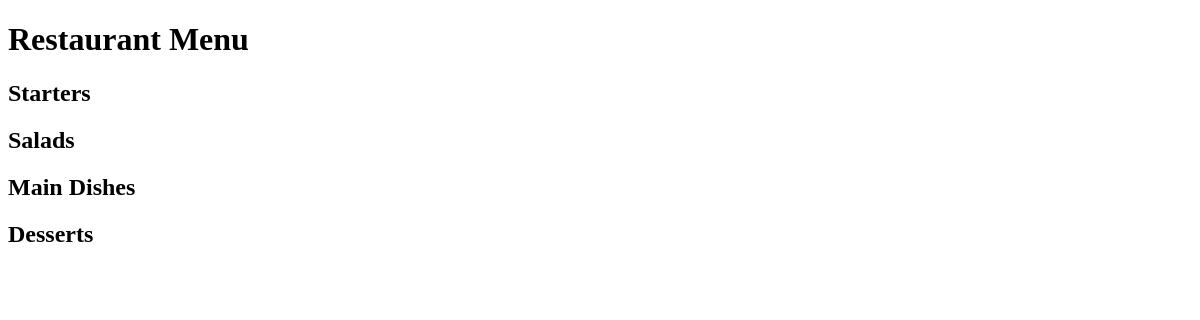
Before: / with the older database file.
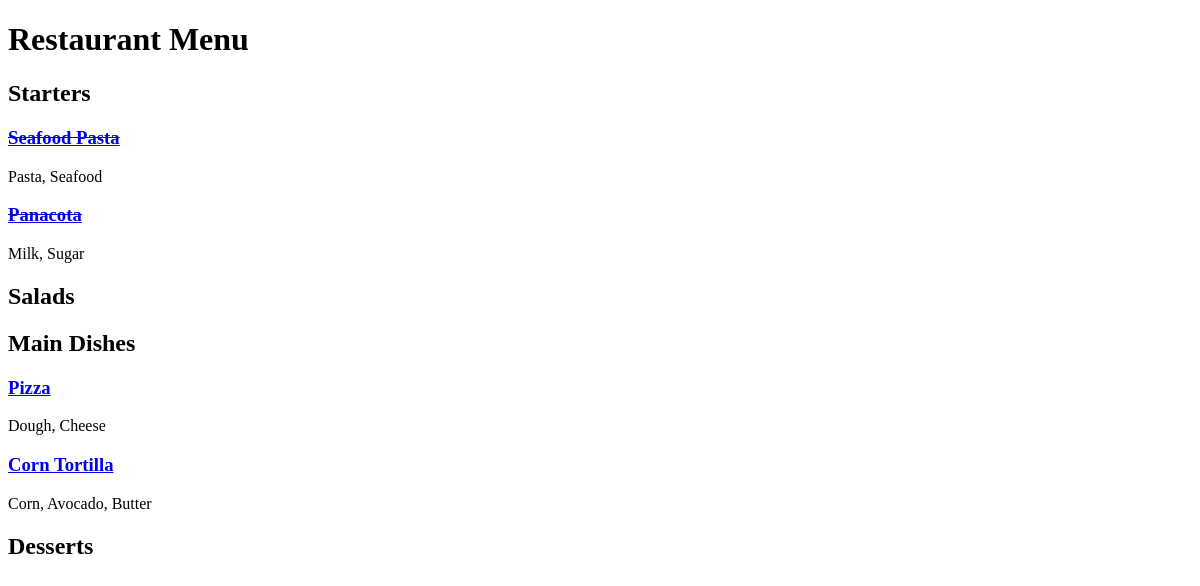
After: the same page with the newer database file.
### restaurant_menu/models.py (models this page shows, shortened)
class Item(models.Model):
    meal = models.CharField(max_length=1000, unique=True)
    description = models.CharField(max_length=2000)
    price = models.DecimalField(max_digits=10, decimal_places=2)
    meal_type = models.CharField(max_length=200, choices=MEAL_TYPE)
    author = models.ForeignKey(User, on_delete=models.PROTECT)
    status = models.IntegerField(choices=STATUS, default=1)
    date_created = models.DateField(auto_now_add=True)
    date_updated = models.DateField(auto_now=True)

### restaurant_menu/views.py (the view)
# urls.py: path('', views.MenuList.as_view(), name='home'),
class MenuList(generic.ListView):
    queryset = Item.objects.order_by("-date_created")
    template_name = "index.html"
    def get_context_data(self, **kwargs):
        context = super().get_context_data(**kwargs)
        context['meals'] = MEAL_TYPE
        return context

### restaurant_menu/templates/index.html (shortened to what this page needs)
<!DOCTYPE html>
<html lang="en">
<head>
</head>
<body>
    <h1>Restaurant Menu</h1>
        {% for meal in meals %}
            <h2>{{ meal.1 }}</h2>
                {% for row in item_list %}
                    {% if row.meal_type == meal.0 %}
                        {% if row.status == 0 %}
                            <a href="{% url 'menu_item' row.pk %}}"><h3><del>{{ row.meal }}</del></h3></a>
                            <p>{{ row.description }}</p>
                        {% else %}
                            <a href="{% url 'menu_item' row.pk %}}"><h3>{{ row.meal }}</h3></a>
                            <p>{{ row.description }}</p>
                        {% endif %}
                    {% endif %}
                {% endfor %}
        {% endfor %}
</body>
</html>

Changed rows visible on the page:
added Item: meal "Seafood Pasta", description "Pasta, Seafood", shown under "Starters"
added Item: meal "Panacota", description "Milk, Sugar", shown under "Starters"
added Item: meal "Pizza", description "Dough, Cheese", shown under "Main Dishes"
added Item: meal "Corn Tortilla", description "Corn, Avocado, Butter", shown under "Main Dishes"
